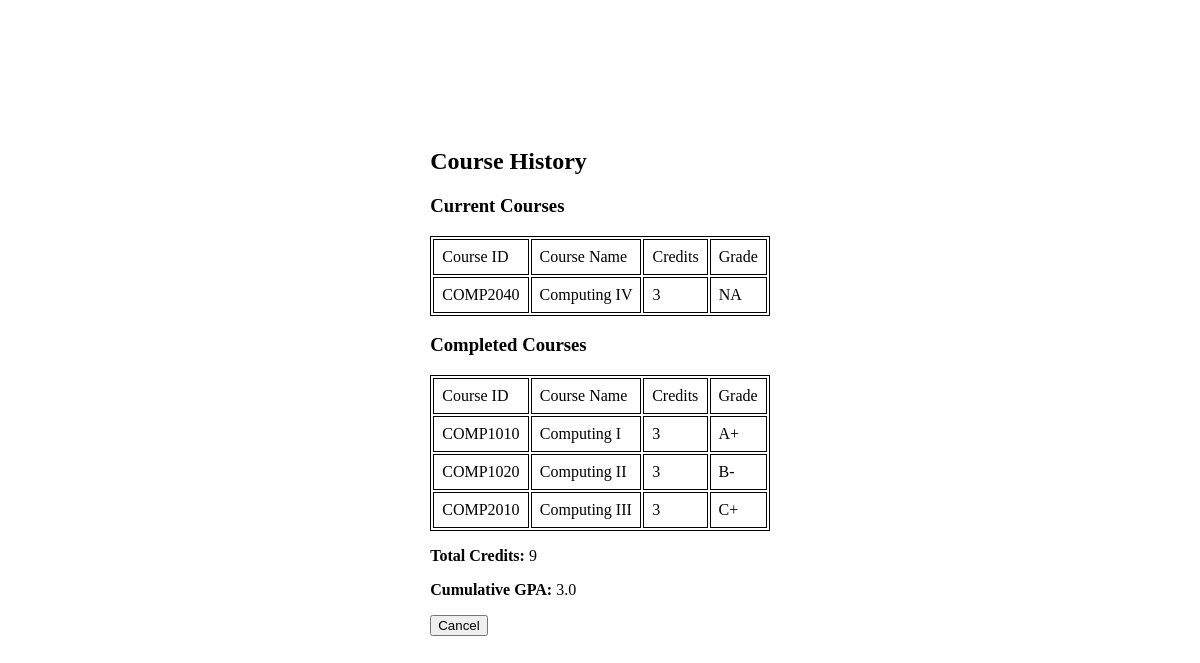
The page /src/course_history.php?student_id=0102559623 on the database as committed earlier.
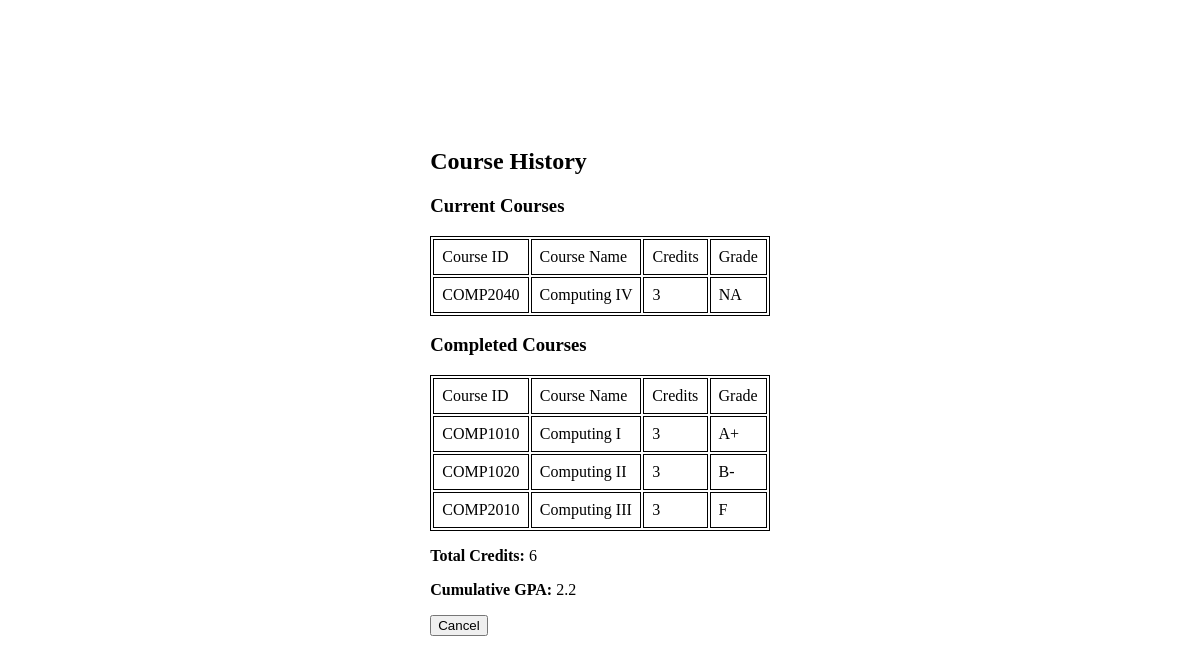
The same page on the database as committed later.
### tables this page shows
create table take
(
    student_id varchar(10),
    course_id  varchar(8),
    section_id varchar(10),
    semester   varchar(6),
    year       numeric(4, 0),
    grade      varchar(2)
        check (grade in
               ('A+', 'A', 'A-', 'B+', 'B', 'B-', 'C+', 'C', 'C-', 'D+', 'D',
                'D-', 'F')),
    primary key (student_id, course_id, section_id, semester, year),
    foreign key (course_id, section_id, semester, year) references
        section (course_id, section_id, semester, year)
        on delete cascade,
    foreign key (student_id) references student (student_id)
        on delete cascade
);

create table course
(
    course_id   varchar(20),
    course_name varchar(50) not null,
    credits     numeric(2, 0) check (credits > 0),
    primary key (course_id)
);

### src/common/pdo.php (called while the page is built)
<?php
function pdo_connect(): PDO
{
    $config = require __DIR__ . '/config.php';
    $database_config = $config['database'];
    $host = $database_config['host'];
    $dbname = $database_config['dbname'];
    $username = $database_config['username'];
    $password = $database_config['password'];
    return new PDO(
        "mysql:host=$host;dbname=$dbname;charset=utf8mb4",
        $username,
        $password,
        [
            PDO::ATTR_ERRMODE => PDO::ERRMODE_EXCEPTION,
            PDO::ATTR_DEFAULT_FETCH_MODE => PDO::FETCH_ASSOC,
            PDO::ATTR_EMULATE_PREPARES => false
        ]
    );
}
function pdo_instance(bool $original = false): PDO|null
{
    static $pdo;
    if ($original) {
        return $pdo;
    }
    if (!$pdo) {
        $pdo = pdo_connect();
    }
    return $pdo;
}
function bind_params(PDOStatement $stmt, array $params): PDOStatement
{
    foreach ($params as $key => $value) {
        $stmt->bindValue(':' . $key, $value);
    }
    return $stmt;
}
function execute(PDOStatement $stmt, array $params = []): bool
{
    if ($params !== []) {
        bind_params($stmt, $params);
    }
    return $stmt->execute();
}

### src/service/course.php (called while the page is built, shortened)
<?php
require_once __DIR__ . '/../minimal.php';
function get_all_student_courses(string $student_id): array
{
    $stmt = pdo_instance()->prepare(
        "
            SELECT *
            FROM take
            JOIN course ON course.course_id = take.course_id
            WHERE student_id = :student_id
        "
    );
    execute($stmt, ['student_id' => $student_id]);
    return $stmt->fetchAll();
}
function get_all_completed_courses(string $student_id): array
{
    $courses = get_all_student_courses($student_id);
    return array_filter(
        $courses,
        fn($course) => $course['grade'] !== null
    );
}
function get_all_active_courses(string $student_id): array
{
    $courses = get_all_student_courses($student_id);
    return array_filter(
        $courses,
        fn($course) => $course['grade'] === null
    );
}
function convert_letter_grade_to_number(string $letter_grade): float
{
    return [
        'A+' => 4.0,
        'A' => 3.9,
        'A-' => 3.7,
        'B+' => 3.3,
        'B' => 3.0,
        'B-' => 2.7,
        'C+' => 2.3,
        'C' => 2.0,
        'C-' => 1.7,
        'D+' => 1.3,
        'D' => 1.0,
        'D-' => 0.7,
        'F' => 0.0
    ][$letter_grade];
}

### src/minimal.php (called while the page is built, shortened)
<?php
require_once __DIR__ . '/common/pdo.php';
function build_url(string $url, array $params = []): string
{
    $query_string = $params ? '?' . http_build_query($params, '', '&') : '';
    return $url . $query_string;
}

### src/course_history.php (the view, shortened to what this page needs)
<?php
require_once 'minimal.php';
function get_cumulative_gpa(string $student_id): float
{
    $completed_courses = get_all_completed_courses($student_id);
    $total_credits = array_sum(
        array_map('intval', array_column($completed_courses, 'credits'))
    );
    $grade_array = array_map(
        fn ($course) => convert_letter_grade_to_number($course['grade']) * intval($course['credits']),
        $completed_courses
    );
    $total_grade = array_sum($grade_array);
    return $total_credits === 0 ? 0. : $total_grade / $total_credits;
}
$student_id = $_GET['student_id'];
$courses = get_all_student_courses($student_id);
$total_credits = get_total_credits($student_id);
$cumulative_gpa = get_cumulative_gpa($student_id);
$current_courses = get_all_active_courses($student_id);
$finished_courses = get_all_completed_courses($student_id);
$student_url = build_url(Page::STUDENT, [
    'student_id' => $student_id
]);
?>
<html lang="en">
<head>
</head>
<body style="height: 100%;">
<div style="display: flex; justify-content: center; margin-top: 16vh;">
  <div>
    <h2>Course History</h2>
    <h3> Current Courses</h3>
    <table style="width:100%;">
      <tr>
        <td>Course ID</td>
        <td>Course Name</td>
        <td>Credits</td>
        <td>Grade</td>
      </tr>
        <?php foreach ($current_courses as $course): ?>
          <tr>
            <td><?= $course['course_id'] ?></td>
            <td><?= $course['course_name'] ?></td>
            <td><?= $course['credits'] ?></td>
            <td><?= $course['grade'] !== null ? $course['grade'] : 'NA' ?></td>
          </tr>
        <?php endforeach; ?>
    </table>
    <h3> Completed Courses</h3>
    <table style="width:100%;">
      <tr>
        <td>Course ID</td>
        <td>Course Name</td>
        <td>Credits</td>
        <td>Grade</td>
      </tr>
        <?php foreach ($finished_courses as $course): ?>
          <tr>
            <td><?= $course['course_id'] ?></td>
            <td><?= $course['course_name'] ?></td>
            <td><?= $course['credits'] ?></td>
            <td><?= $course['grade'] ?></td>
          </tr>
        <?php endforeach; ?>
    </table>
    <div style="margin-top: 1rem;"><b>Total Credits: </b><?= $total_credits ?>
    </div>
    <div style="margin-top: 1rem;"><b>Cumulative
        GPA: </b><?= number_format($cumulative_gpa, 1) ?>
    </div>
    <a href="<?= $student_url ?>">
      <button type="button" style="margin-top: 1rem;">Cancel</button>
    </a>
  </div>
</div>
</body>
</html>

### src/course_history.php (style rules this page uses)
table, th, td { border: 1px solid black; }
th, td { padding: 0.5rem; }

Rows that differ between the two databases and show on the page:
changed take "COMP2010": grade "C+" → "F"
Other text that changed with them:
$total_credits: "9" → "6"
$cumulative_gpa: "3.0" → "2.2"
